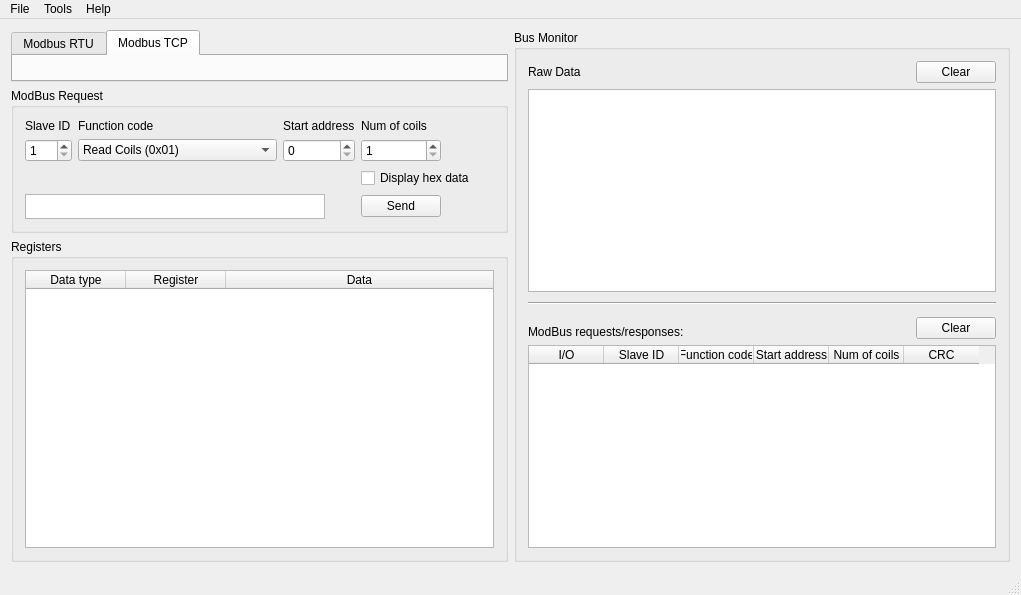
<?xml version="1.0" encoding="UTF-8"?>
<ui version="4.0">
 <class>MainWindowClass</class>
 <widget class="QMainWindow" name="MainWindowClass">
  <property name="geometry">
   <rect>
    <x>0</x>
    <y>0</y>
    <width>1021</width>
    <height>595</height>
   </rect>
  </property>
  <property name="windowTitle">
   <string>MicModBus</string>
  </property>
  <property name="windowIcon">
   <iconset resource="../data/micmodbus.qrc">
    <normaloff>:/images/microver.png</normaloff>:/images/microver.png</iconset>
  </property>
  <widget class="QWidget" name="centralWidget">
   <layout class="QHBoxLayout" name="horizontalLayout_3">
    <item>
     <layout class="QVBoxLayout" name="verticalLayout">
      <item>
       <widget class="QTabWidget" name="tabWidget">
        <property name="sizePolicy">
         <sizepolicy hsizetype="Expanding" vsizetype="Minimum">
          <horstretch>0</horstretch>
          <verstretch>0</verstretch>
         </sizepolicy>
        </property>
        <property name="currentIndex">
         <number>1</number>
        </property>
        <widget class="QWidget" name="tab">
         <attribute name="title">
          <string>Modbus RTU</string>
         </attribute>
         <layout class="QHBoxLayout" name="horizontalLayout">
          <item>
           <widget class="RtuSettingsWidget" name="rtuSettingsWidget" native="true"/>
          </item>
         </layout>
        </widget>
        <widget class="QWidget" name="tab_2">
         <attribute name="title">
          <string>Modbus TCP</string>
         </attribute>
         <layout class="QHBoxLayout" name="horizontalLayout_2">
          <item>
           <widget class="TcpIpSettingsWidget" name="tcpSettingsWidget" native="true"/>
          </item>
         </layout>
        </widget>
       </widget>
      </item>
      <item>
       <widget class="QGroupBox" name="groupBox_2">
        <property name="title">
         <string>ModBus Request</string>
        </property>
        <layout class="QGridLayout" name="gridLayout_2">
         <item row="0" column="0">
          <widget class="QLabel" name="label_6">
           <property name="text">
            <string>Slave ID</string>
           </property>
          </widget>
         </item>
         <item row="0" column="1">
          <widget class="QLabel" name="label_7">
           <property name="text">
            <string>Function code</string>
           </property>
          </widget>
         </item>
         <item row="0" column="2">
          <widget class="QLabel" name="label_8">
           <property name="text">
            <string>Start address</string>
           </property>
          </widget>
         </item>
         <item row="0" column="3">
          <widget class="QLabel" name="label_9">
           <property name="text">
            <string>Num of coils</string>
           </property>
          </widget>
         </item>
         <item row="1" column="0">
          <widget class="QSpinBox" name="slaveID">
           <property name="minimum">
            <number>1</number>
           </property>
           <property name="maximum">
            <number>254</number>
           </property>
          </widget>
         </item>
         <item row="1" column="1">
          <widget class="QComboBox" name="functionCode">
           <item>
            <property name="text">
             <string>Read Coils (0x01)</string>
            </property>
           </item>
           <item>
            <property name="text">
             <string>Read Discrete Inputs (0x02)</string>
            </property>
           </item>
           <item>
            <property name="text">
             <string>Read Holding Registers (0x03)</string>
            </property>
           </item>
           <item>
            <property name="text">
             <string>Read Input Registers (0x04)</string>
            </property>
           </item>
           <item>
            <property name="text">
             <string>Write Single Coil (0x05)</string>
            </property>
           </item>
           <item>
            <property name="text">
             <string>Write Single Register (0x06)</string>
            </property>
           </item>
           <item>
            <property name="text">
             <string>Write Multiple Coils (0x0f)</string>
            </property>
           </item>
           <item>
            <property name="text">
             <string>Write Multiple Registers (0x10)</string>
            </property>
           </item>
          </widget>
         </item>
         <item row="1" column="2">
          <widget class="QSpinBox" name="startAddr">
           <property name="maximum">
            <number>65535</number>
           </property>
          </widget>
         </item>
         <item row="1" column="3">
          <widget class="QSpinBox" name="numCoils">
           <property name="minimum">
            <number>1</number>
           </property>
           <property name="maximum">
            <number>65535</number>
           </property>
          </widget>
         </item>
         <item row="1" column="4">
          <spacer name="horizontalSpacer">
           <property name="orientation">
            <enum>Qt::Horizontal</enum>
           </property>
           <property name="sizeHint" stdset="0">
            <size>
             <width>40</width>
             <height>20</height>
            </size>
           </property>
          </spacer>
         </item>
         <item row="2" column="0">
          <spacer name="verticalSpacer">
           <property name="orientation">
            <enum>Qt::Vertical</enum>
           </property>
           <property name="sizeType">
            <enum>QSizePolicy::Fixed</enum>
           </property>
           <property name="sizeHint" stdset="0">
            <size>
             <width>20</width>
             <height>20</height>
            </size>
           </property>
          </spacer>
         </item>
         <item row="2" column="3" colspan="2">
          <widget class="QCheckBox" name="checkBoxHexData">
           <property name="text">
            <string>Display hex data</string>
           </property>
          </widget>
         </item>
         <item row="3" column="0" colspan="3">
          <widget class="QTextEdit" name="requestPreview">
           <property name="sizePolicy">
            <sizepolicy hsizetype="Fixed" vsizetype="Fixed">
             <horstretch>0</horstretch>
             <verstretch>0</verstretch>
            </sizepolicy>
           </property>
           <property name="maximumSize">
            <size>
             <width>300</width>
             <height>25</height>
            </size>
           </property>
           <property name="font">
            <font>
             <family>Courier</family>
            </font>
           </property>
           <property name="verticalScrollBarPolicy">
            <enum>Qt::ScrollBarAlwaysOff</enum>
           </property>
           <property name="horizontalScrollBarPolicy">
            <enum>Qt::ScrollBarAlwaysOff</enum>
           </property>
           <property name="undoRedoEnabled">
            <bool>false</bool>
           </property>
           <property name="textInteractionFlags">
            <set>Qt::TextSelectableByKeyboard|Qt::TextSelectableByMouse</set>
           </property>
          </widget>
         </item>
         <item row="3" column="3">
          <widget class="QPushButton" name="sendBtn">
           <property name="text">
            <string>Send</string>
           </property>
          </widget>
         </item>
        </layout>
       </widget>
      </item>
      <item>
       <widget class="QGroupBox" name="groupBox_4">
        <property name="title">
         <string>Registers</string>
        </property>
        <layout class="QVBoxLayout" name="verticalLayout_2">
         <item>
          <widget class="QTableWidget" name="regTable">
           <attribute name="horizontalHeaderDefaultSectionSize">
            <number>100</number>
           </attribute>
           <attribute name="horizontalHeaderStretchLastSection">
            <bool>true</bool>
           </attribute>
           <attribute name="verticalHeaderVisible">
            <bool>false</bool>
           </attribute>
           <attribute name="verticalHeaderDefaultSectionSize">
            <number>29</number>
           </attribute>
           <column>
            <property name="text">
             <string>Data type</string>
            </property>
           </column>
           <column>
            <property name="text">
             <string>Register</string>
            </property>
           </column>
           <column>
            <property name="text">
             <string>Data</string>
            </property>
           </column>
          </widget>
         </item>
        </layout>
       </widget>
      </item>
     </layout>
    </item>
    <item>
     <widget class="QGroupBox" name="groupBox_3">
      <property name="title">
       <string>Bus Monitor</string>
      </property>
      <layout class="QGridLayout" name="gridLayout_4">
       <item row="0" column="0">
        <widget class="QLabel" name="label_10">
         <property name="text">
          <string>Raw Data</string>
         </property>
        </widget>
       </item>
       <item row="0" column="1" colspan="2">
        <spacer name="horizontalSpacer_2">
         <property name="orientation">
          <enum>Qt::Horizontal</enum>
         </property>
         <property name="sizeHint" stdset="0">
          <size>
           <width>201</width>
           <height>20</height>
          </size>
         </property>
        </spacer>
       </item>
       <item row="0" column="3">
        <widget class="QPushButton" name="clearBusRawData">
         <property name="text">
          <string>Clear</string>
         </property>
        </widget>
       </item>
       <item row="1" column="0" colspan="4">
        <widget class="QPlainTextEdit" name="rawData">
         <property name="font">
          <font>
           <family>Fixedsys</family>
           <pointsize>10</pointsize>
          </font>
         </property>
         <property name="undoRedoEnabled">
          <bool>false</bool>
         </property>
         <property name="readOnly">
          <bool>true</bool>
         </property>
        </widget>
       </item>
       <item row="2" column="0">
        <spacer name="verticalSpacer_2">
         <property name="orientation">
          <enum>Qt::Vertical</enum>
         </property>
         <property name="sizeType">
          <enum>QSizePolicy::Fixed</enum>
         </property>
         <property name="sizeHint" stdset="0">
          <size>
           <width>20</width>
           <height>4</height>
          </size>
         </property>
        </spacer>
       </item>
       <item row="3" column="0" colspan="4">
        <widget class="Line" name="line">
         <property name="orientation">
          <enum>Qt::Horizontal</enum>
         </property>
        </widget>
       </item>
       <item row="4" column="0" rowspan="2">
        <spacer name="verticalSpacer_3">
         <property name="orientation">
          <enum>Qt::Vertical</enum>
         </property>
         <property name="sizeType">
          <enum>QSizePolicy::Fixed</enum>
         </property>
         <property name="sizeHint" stdset="0">
          <size>
           <width>20</width>
           <height>4</height>
          </size>
         </property>
        </spacer>
       </item>
       <item row="6" column="0" colspan="2">
        <widget class="QLabel" name="label_11">
         <property name="text">
          <string>ModBus requests/responses:</string>
         </property>
        </widget>
       </item>
       <item row="5" column="2" rowspan="2">
        <spacer name="horizontalSpacer_3">
         <property name="orientation">
          <enum>Qt::Horizontal</enum>
         </property>
         <property name="sizeHint" stdset="0">
          <size>
           <width>156</width>
           <height>20</height>
          </size>
         </property>
        </spacer>
       </item>
       <item row="5" column="3" rowspan="2">
        <widget class="QPushButton" name="clearBusMonTable">
         <property name="text">
          <string>Clear</string>
         </property>
        </widget>
       </item>
       <item row="7" column="0" colspan="4">
        <widget class="QTableWidget" name="busMonTable">
         <property name="editTriggers">
          <set>QAbstractItemView::NoEditTriggers</set>
         </property>
         <attribute name="horizontalHeaderCascadingSectionResizes">
          <bool>true</bool>
         </attribute>
         <attribute name="horizontalHeaderDefaultSectionSize">
          <number>75</number>
         </attribute>
         <attribute name="verticalHeaderDefaultSectionSize">
          <number>29</number>
         </attribute>
         <column>
          <property name="text">
           <string>I/O</string>
          </property>
         </column>
         <column>
          <property name="text">
           <string>Slave ID</string>
          </property>
         </column>
         <column>
          <property name="text">
           <string>Function code</string>
          </property>
         </column>
         <column>
          <property name="text">
           <string>Start address</string>
          </property>
         </column>
         <column>
          <property name="text">
           <string>Num of coils</string>
          </property>
         </column>
         <column>
          <property name="text">
           <string>CRC</string>
          </property>
         </column>
        </widget>
       </item>
      </layout>
     </widget>
    </item>
   </layout>
  </widget>
  <widget class="QStatusBar" name="statusBar"/>
  <widget class="QMenuBar" name="menuBar">
   <property name="geometry">
    <rect>
     <x>0</x>
     <y>0</y>
     <width>1021</width>
     <height>20</height>
    </rect>
   </property>
   <widget class="QMenu" name="menuFile">
    <property name="title">
     <string>File</string>
    </property>
    <addaction name="actionQuit"/>
   </widget>
   <widget class="QMenu" name="menuHelp">
    <property name="title">
     <string>Help</string>
    </property>
    <addaction name="actionAbout_QModBus"/>
   </widget>
   <widget class="QMenu" name="menuTools">
    <property name="title">
     <string>Tools</string>
    </property>
    <addaction name="actionBatchProcessing"/>
   </widget>
   <addaction name="menuFile"/>
   <addaction name="menuTools"/>
   <addaction name="menuHelp"/>
  </widget>
  <action name="actionQuit">
   <property name="text">
    <string>Quit</string>
   </property>
  </action>
  <action name="actionAbout_QModBus">
   <property name="text">
    <string>About MicModBus</string>
   </property>
  </action>
  <action name="actionBatchProcessing">
   <property name="text">
    <string>Batch processing</string>
   </property>
  </action>
 </widget>
 <layoutdefault spacing="6" margin="11"/>
 <customwidgets>
  <customwidget>
   <class>RtuSettingsWidget</class>
   <extends>QWidget</extends>
   <header>rtusettingswidget.h</header>
   <container>1</container>
  </customwidget>
  <customwidget>
   <class>TcpIpSettingsWidget</class>
   <extends>QWidget</extends>
   <header>tcpipsettingswidget.h</header>
   <container>1</container>
  </customwidget>
 </customwidgets>
 <resources>
  <include location="../data/micmodbus.qrc"/>
 </resources>
 <connections>
  <connection>
   <sender>actionQuit</sender>
   <signal>triggered()</signal>
   <receiver>MainWindowClass</receiver>
   <slot>close()</slot>
   <hints>
    <hint type="sourcelabel">
     <x>-1</x>
     <y>-1</y>
    </hint>
    <hint type="destinationlabel">
     <x>214</x>
     <y>236</y>
    </hint>
   </hints>
  </connection>
  <connection>
   <sender>clearBusRawData</sender>
   <signal>clicked()</signal>
   <receiver>rawData</receiver>
   <slot>clear()</slot>
   <hints>
    <hint type="sourcelabel">
     <x>833</x>
     <y>65</y>
    </hint>
    <hint type="destinationlabel">
     <x>669</x>
     <y>186</y>
    </hint>
   </hints>
  </connection>
  <connection>
   <sender>actionBatchProcessing</sender>
   <signal>triggered()</signal>
   <receiver>MainWindowClass</receiver>
   <slot>openBatchProcessor()</slot>
   <hints>
    <hint type="sourcelabel">
     <x>-1</x>
     <y>-1</y>
    </hint>
    <hint type="destinationlabel">
     <x>444</x>
     <y>297</y>
    </hint>
   </hints>
  </connection>
 </connections>
 <slots>
  <slot>openBatchProcessor()</slot>
 </slots>
</ui>
